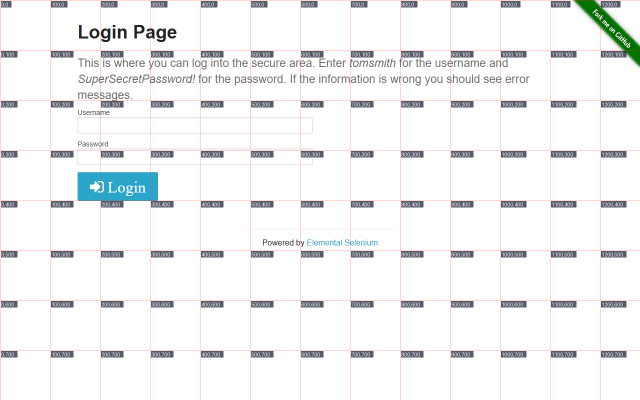
#> input picture browser-agent/logs/step_1.png, 1280 x 800 px (shown at 1/2 size); its folder holds only this picture in this run
$ python -i perception.py   (imports and definitions only)
#> lines starting #> are read from the running program, lines starting #| are printed output that depends on the picture
import os
import io
import base64
import logging
from pathlib import Path
from typing import Dict, Any, List, Optional, Tuple, Union
from PIL import Image, ImageDraw, ImageFont
from browser.controller import BrowserController

logger = logging.getLogger("browser_agent.browser.perception")

_CACHED_GRID_OVERLAY: Optional[Image.Image] = None

def get_precomputed_grid_overlay(width: int = 1280, height: int = 800, grid_step: int = 100) -> Image.Image:
    """
    Precomputes and caches the 100px red grounding grid overlay RGBA image.
    Avoids re-drawing lines and text labels on every single screenshot capture step.
    """
    global _CACHED_GRID_OVERLAY
    if _CACHED_GRID_OVERLAY is not None and _CACHED_GRID_OVERLAY.size == (width, height):
        return _CACHED_GRID_OVERLAY

    overlay = Image.new("RGBA", (width, height), (255, 255, 255, 0))
    draw = ImageDraw.Draw(overlay)

    line_color = (255, 50, 50, 100)       # Light red semi-transparent gridline
    text_color = (255, 255, 255, 240)    # White coordinate text
    bg_box_color = (15, 23, 42, 180)     # Dark slate semi-transparent text background pill

    try:
        font = ImageFont.load_default()
    except Exception:
        font = None

    # Draw vertical grid lines
    for x in range(0, width, grid_step):
        draw.line([(x, 0), (x, height)], fill=line_color, width=1)

    # Draw horizontal grid lines
    for y in range(0, height, grid_step):
        draw.line([(0, y), (width, y)], fill=line_color, width=1)

    # Draw intersection coordinate labels (e.g. "100,200")
    for x in range(0, width, grid_step):
        for y in range(0, height, grid_step):
            label_text = f"{x},{y}"
            tx = x + 3
            ty = y + 3
            text_w = len(label_text) * 6
            text_h = 10
            draw.rectangle([(tx - 1, ty - 1), (tx + text_w + 1, ty + text_h + 1)], fill=bg_box_color)
            draw.text((tx, ty), label_text, fill=text_color, font=font)

    _CACHED_GRID_OVERLAY = overlay
    return _CACHED_GRID_OVERLAY

def annotate_screenshot(
    image_input: Union[str, bytes],
    out_path: Optional[str] = None,
    grid_step: int = 100
) -> Tuple[str, str]:
    """
    Composites precomputed coordinate reference grid on screenshot image.
    Returns tuple of (base64_png_string, output_filepath).
    """
#> called with image_input = '../logs/step_1.png', grid_step = 100
    if isinstance(image_input, (str, Path)):
        img = Image.open(image_input).convert("RGB")
#> img is the input picture: PIL image 1280x800 RGB; mean R, G, B 241.7, 241.8, 242.4
    else:
        img = Image.open(io.BytesIO(image_input)).convert("RGB")

    width, height = img.size
#> width = 1280; height = 800
    overlay = get_precomputed_grid_overlay(width=width, height=height, grid_step=grid_step)
#> in get_precomputed_grid_overlay, `_CACHED_GRID_OVERLAY = overlay`:
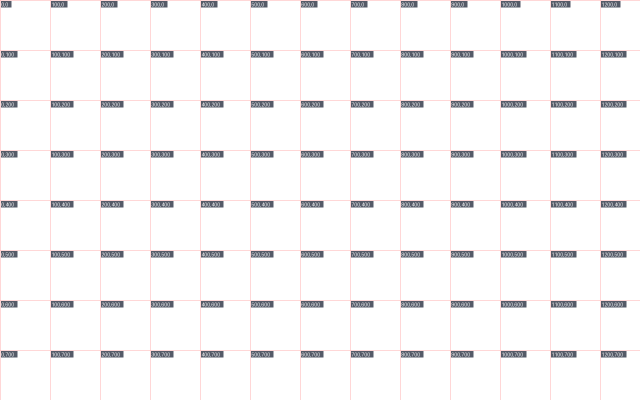
#> _CACHED_GRID_OVERLAY: PIL image 1280x800 RGBA (shown at 1/2 size); mean R, G, B, A 243.2, 239.5, 240.5, 13; transparent parts drawn white
    annotated_img = Image.alpha_composite(img.convert("RGBA"), overlay).convert("RGB")
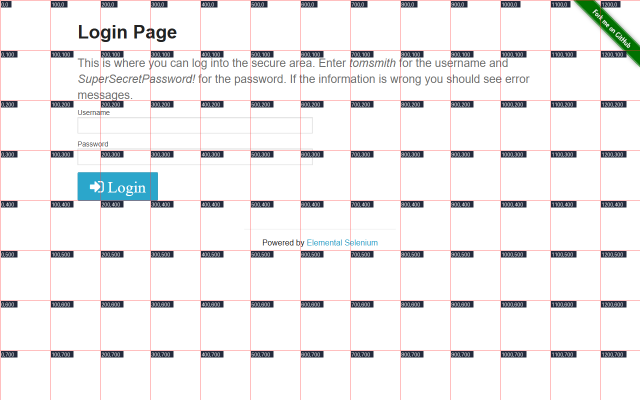
#> annotated_img: PIL image 1280x800 RGB (shown at 1/2 size); mean R, G, B 239.4, 238.6, 239.3

    if out_path:
        out_p = Path(out_path)
        out_p.parent.mkdir(parents=True, exist_ok=True)
        annotated_img.save(out_p, format="PNG")
        logger.info(f"Saved annotated grid screenshot to {out_path}")

    buf = io.BytesIO()
    annotated_img.save(buf, format="PNG")
    b64_str = base64.b64encode(buf.getvalue()).decode("utf-8")

    return b64_str, out_path or ""

# [24 lines left out: function capture_visual_state, not called in this run]

# JavaScript snippet to extract interactive elements for legacy DOM / Hybrid mode
EXTRACTION_JS = r"""
() => {
    const interactiveSelectors = [
        'a[href]', 'button', 'input', 'select', 'textarea',
        '[role="button"]', '[role="link"]', '[role="searchbox"]', '[role="textbox"]',
        '[role="tab"]', '[role="menuitem"]', '[onclick]'
    ];

    const elements = Array.from(document.querySelectorAll(interactiveSelectors.join(',')));
    const results = [];
    const seenSelectors = new Set();

    function isVisible(el) {
        if (!el) return false;
        const rect = el.getBoundingClientRect();
        const style = window.getComputedStyle(el);
        return (
            rect.width > 0 &&
            rect.height > 0 &&
            style.visibility !== 'hidden' &&
            style.display !== 'none' &&
            style.opacity !== '0'
        );
    }

    function buildSelector(el) {
        if (el.id) {
            const escapedId = CSS.escape ? CSS.escape(el.id) : el.id;
            return `#${escapedId}`;
        }

        const tag = el.tagName.toLowerCase();

        const text = (el.innerText || el.textContent || '').trim();
        if (text && text.length <= 40 && (tag === 'a' || tag === 'button')) {
            const cleanText = text.replace(/"/g, '\\"').replace(/\n/g, ' ');
            return `${tag}:has-text("${cleanText}")`;
        }

        if (el.name) {
            return `${tag}[name="${el.name}"]`;
        }
        if (el.placeholder) {
            return `${tag}[placeholder="${el.placeholder}"]`;
        }
        if (el.getAttribute('role')) {
            return `${tag}[role="${el.getAttribute('role')}"]`;
        }

        const parent = el.parentElement;
        if (parent) {
            const siblings = Array.from(parent.children).filter(c => c.tagName === el.tagName);
            if (siblings.length > 1) {
                const index = siblings.indexOf(el) + 1;
                return `${tag}:nth-of-type(${index})`;
            }
        }

        return tag;
    }

    for (const el of elements) {
        if (!isVisible(el)) continue;

        const tag = el.tagName.toLowerCase();
        const text = (el.innerText || el.textContent || '').trim().replace(/\s+/g, ' ').slice(0, 50);
        const selector = buildSelector(el);

        if (seenSelectors.has(selector)) continue;
        seenSelectors.add(selector);

        let options = [];
        if (tag === 'select') {
            options = Array.from(el.options).map(opt => ({
                value: opt.value,
                text: (opt.text || opt.innerText || '').trim()
            }));
        }

        results.push({
            tag: tag,
            text: text,
            selector: selector,
            type: el.type || null,
            placeholder: el.placeholder || null,
            options: options
        });

        if (results.length >= 30) break;
    }

    return results;
}
"""

class DOMPerception:
    """Class wrapper around perception DOM extraction script."""

    # [34 lines left out: functions extract_state, get_page_state, not called in this run]

>>> result = annotate_screenshot('../logs/step_1.png')

$ run again, on browser-agent/logs/step_10.png
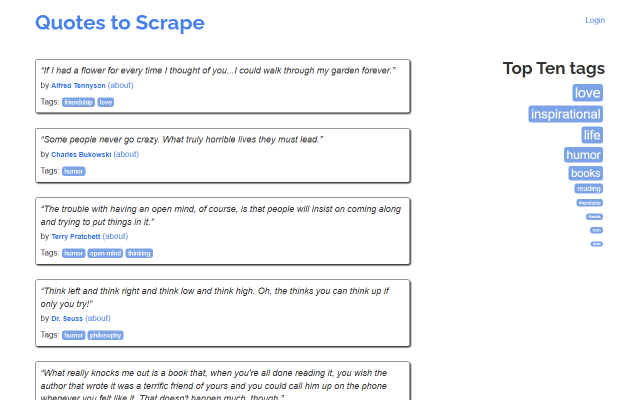
#> input picture browser-agent/logs/step_10.png, 1280 x 800 px (shown at 1/2 size)
#> in annotate_screenshot, img is the input picture: PIL image 1280x800 RGB; mean R, G, B 244.1, 245.2, 247.2
#> in annotate_screenshot, `annotated_img = Image.alpha_composite(img.convert("RGBA"), overlay).co..`:
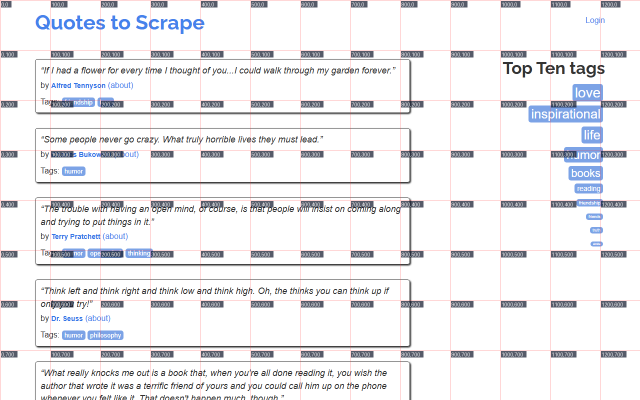
#> annotated_img: PIL image 1280x800 RGB (shown at 1/2 size); mean R, G, B 236, 235.7, 238.2

$ run again, on browser-agent/logs/step_11.png
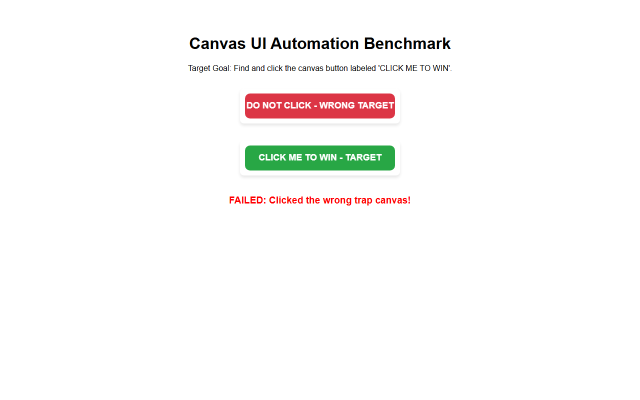
#> input picture browser-agent/logs/step_11.png, 1280 x 800 px (shown at 1/2 size)
#> in annotate_screenshot, img is the input picture: PIL image 1280x800 RGB; mean R, G, B 250.1, 249.2, 248.1
#> in annotate_screenshot, `annotated_img = Image.alpha_composite(img.convert("RGBA"), overlay).co..`:
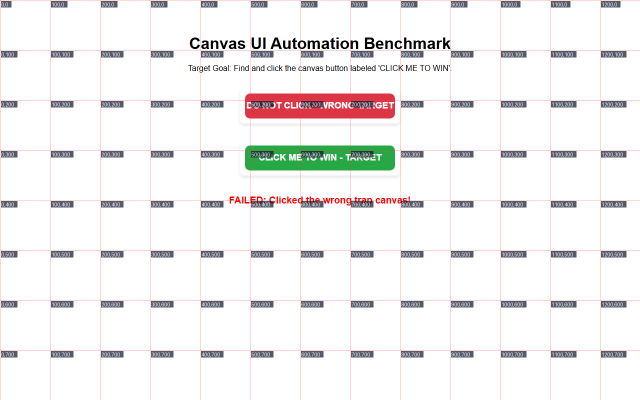
#> annotated_img: PIL image 1280x800 RGB (shown at 1/2 size); mean R, G, B 242, 239.8, 239.5
